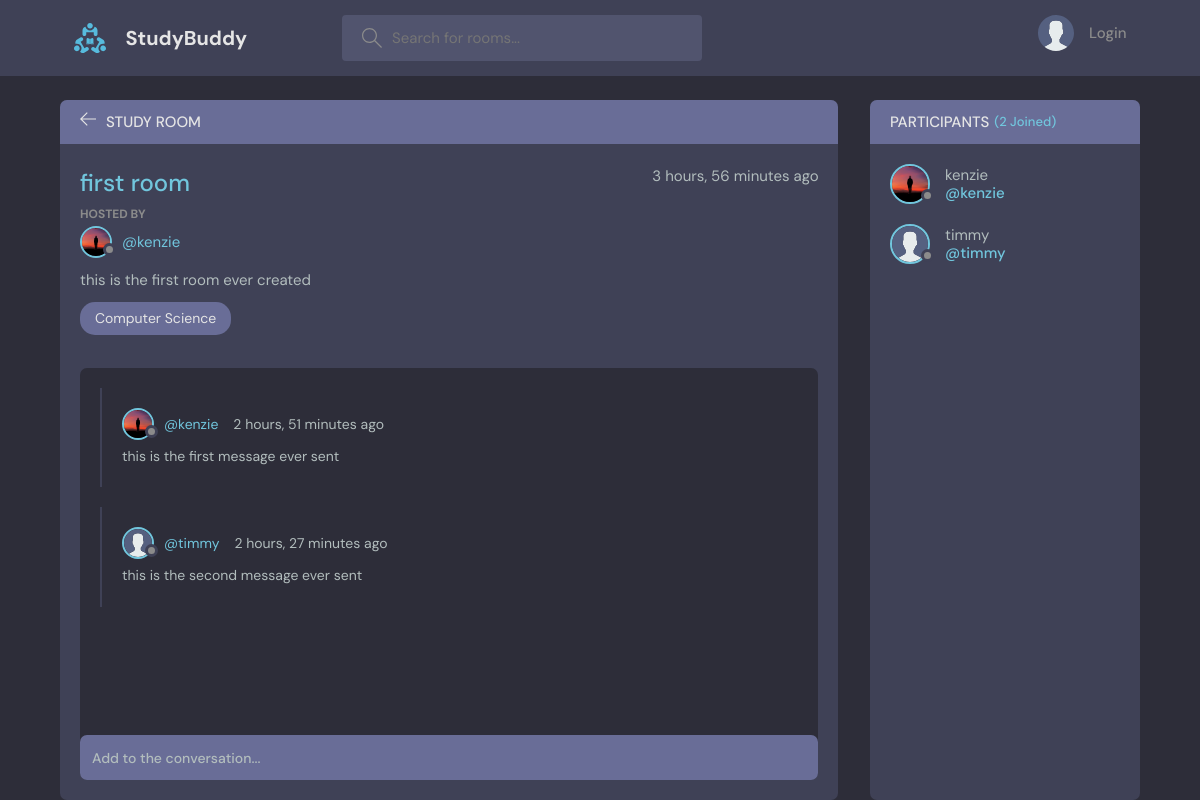
The page /room/4/ on the database its author committed.
### base/models.py (models this page shows, shortened)
class Room(models.Model):
    host = models.ForeignKey(User, on_delete=models.SET_NULL, null=True)
    topic = models.ForeignKey(Topic, on_delete=models.SET_NULL, null=True)
    name = models.CharField(max_length=200)
    description = models.TextField(null=True, blank=True)
    participants = models.ManyToManyField(User, related_name='participants', blank=True)
    updated = models.DateTimeField(auto_now = True)
    created = models.DateTimeField(auto_now_add=True)
    class Meta:
        ordering = ['-updated', '-created']

class User(AbstractUser):
    name = models.CharField(max_length=200, null=True)
    email = models.EmailField(unique=True, null=True)
    bio = models.TextField(null=True)
    avatar = models.ImageField(null=True, default="avatar.svg")
    USERNAME_FIELD = 'email'
    REQUIRED_FIELDS = []

class Topic(models.Model):
    name = models.CharField(max_length=200)
    def __str__(self):
        return self.name

class Message(models.Model):
    user = models.ForeignKey(User, on_delete=models.CASCADE)
    room = models.ForeignKey(Room, on_delete=models.CASCADE)
    body = models.TextField()
    updated = models.DateTimeField(auto_now=True)
    created = models.DateTimeField(auto_now_add=True)
    class Meta:
        ordering = ['-updated', '-created']

### base/views.py (the view, shortened to what this page needs)
# urls.py: path('room/<str:pk>/', views.room, name="room"),
def room(request, pk):
    room = Room.objects.get(id=pk)
    roomMessages = room.message_set.all().order_by('created')
    participants = room.participants.all()
    context = {'room': room, 'roomMessages': roomMessages, 'participants': participants}
    return render(request, 'base/room.html', context)

### base/templates/base/room.html (shortened to what this page needs)
{% extends 'main.html' %} {% block content %} {% load static %}
<head>
</head>
<main class="profile-page layout layout--2">
  <div class="container">
    <div class="room">
      <div class="room__top">
        <div class="room__topLeft">
          <a href="{% url 'home' %}">
            <svg
              version="1.1"
              xmlns="http://www.w3.org/2000/svg"
              width="32"
              height="32"
              viewBox="0 0 32 32"
            >
              <title>arrow-left</title>
              <path
                d="M13.723 2.286l-13.723 13.714 13.719 13.714 1.616-1.611-10.96-10.96h27.625v-2.286h-27.625l10.965-10.965-1.616-1.607z"
              ></path>
            </svg>
          </a>
          <h3>Study Room</h3>
        </div>
      </div>
      <div class="room__box scroll">
        <div class="room__header scroll">
          <div class="room__info">
            <h3>{{room.name}}</h3>
            <span>{{room.created|timesince}} ago</span>
          </div>
          <div class="room__hosted">
            <p>Hosted By</p>
            <a
              href="{% url 'user-profile' room.host.id %}"
              class="room__author"
            >
              <div class="avatar avatar--small">
                <img src="{{room.host.avatar.url}}" />
              </div>
              <span>@{{room.host.username}}</span>
            </a>
          </div>
          <div class="room__details">{{room.description}}</div>
          <span class="room__topics">{{room.topic}}</span>
        </div>
        <div class="room__conversation">
          <div class="threads scroll">
            {% for message in roomMessages %}
            <div class="thread">
              <div class="thread__top">
                <div class="thread__author">
                  <a
                    href="{% url 'user-profile' message.user.id %}"
                    class="thread__authorInfo"
                  >
                    <div class="avatar avatar--small">
                      <img src="{{message.user.avatar.url}}" />
                    </div>
                    <span>@{{message.user.username}}</span>
                  </a>
                  <span class="thread__date"
                    >{{message.created|timesince}} ago</span
                  >
                </div>
              </div>
              <div class="thread__details">{{message.body}}</div>
            </div>
            {% endfor %}
          </div>
        </div>
      </div>
      <div class="room__message">
        <form action="" method="POST">
          <input name="body" placeholder="Add to the conversation..." />
        </form>
      </div>
    </div>
    <div class="participants">
      <h3 class="participants__top">
        Participants <span>({{participants.count}} Joined)</span>
      </h3>
      <div class="participants__list scroll">
        {% for user in participants %}
        <a href="{% url 'user-profile' user.id %}" class="participant">
          <div class="avatar avatar--medium">
            <img src="{{user.avatar.url}}" />
          </div>
          <p>
            {{user.username}}
            <span>@{{user.username}}</span>
          </p>
        </a>
        {% endfor %}
      </div>
    </div>
  </div>
</main>
{% endblock content %}

### rows shown on the page
Room: name "first room", created "3 hours, 56 minutes", host.avatar (picture), host.username "kenzie", description "this is the first room ever created", topic "Computer Science"
Message: user.avatar (picture), user.username "kenzie", created "2 hours, 51 minutes", body "this is the first message ever sent"
Message: user.avatar (placeholder picture), user.username "timmy", created "2 hours, 27 minutes", body "this is the second message ever sent"
User: avatar (picture), username "kenzie"
User: avatar (placeholder picture), username "timmy"

### other values the page prints
{{ participants.count }} "2"
